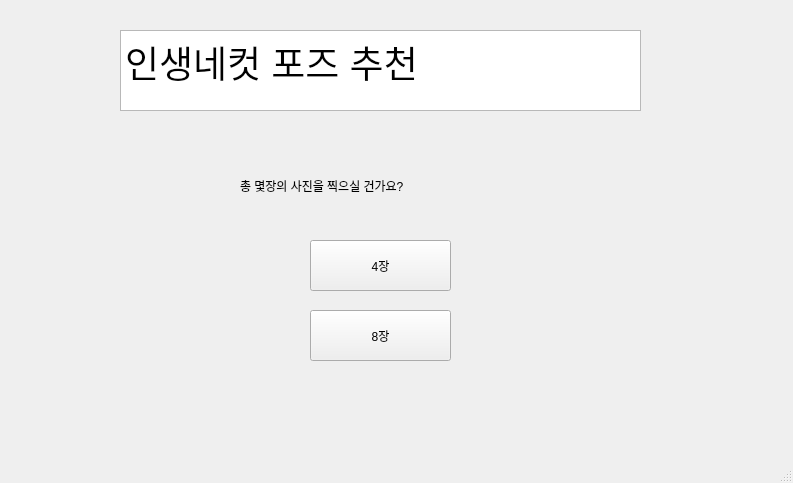
<?xml version="1.0" encoding="UTF-8"?>
<ui version="4.0">
 <class>MainWindow</class>
 <widget class="QMainWindow" name="MainWindow">
  <property name="geometry">
   <rect>
    <x>0</x>
    <y>0</y>
    <width>793</width>
    <height>483</height>
   </rect>
  </property>
  <property name="windowTitle">
   <string>MainWindow</string>
  </property>
  <widget class="QWidget" name="centralwidget">
   <widget class="QTextBrowser" name="title_box">
    <property name="geometry">
     <rect>
      <x>120</x>
      <y>30</y>
      <width>521</width>
      <height>81</height>
     </rect>
    </property>
    <property name="html">
     <string>&lt;!DOCTYPE HTML PUBLIC &quot;-//W3C//DTD HTML 4.0//EN&quot; &quot;http://www.w3.org/TR/REC-html40/strict.dtd&quot;&gt;
&lt;html&gt;&lt;head&gt;&lt;meta name=&quot;qrichtext&quot; content=&quot;1&quot; /&gt;&lt;style type=&quot;text/css&quot;&gt;
p, li { white-space: pre-wrap; }
&lt;/style&gt;&lt;/head&gt;&lt;body style=&quot; font-family:'Gulim'; font-size:9pt; font-weight:400; font-style:normal;&quot;&gt;
&lt;p style=&quot; margin-top:0px; margin-bottom:0px; margin-left:0px; margin-right:0px; -qt-block-indent:0; text-indent:0px;&quot;&gt;&lt;span style=&quot; font-size:28pt;&quot;&gt;인생네컷 포즈 추천&lt;/span&gt;&lt;/p&gt;&lt;/body&gt;&lt;/html&gt;</string>
    </property>
   </widget>
   <widget class="QPushButton" name="select4">
    <property name="geometry">
     <rect>
      <x>310</x>
      <y>240</y>
      <width>141</width>
      <height>51</height>
     </rect>
    </property>
    <property name="text">
     <string>4장</string>
    </property>
   </widget>
   <widget class="QPushButton" name="select8">
    <property name="geometry">
     <rect>
      <x>310</x>
      <y>310</y>
      <width>141</width>
      <height>51</height>
     </rect>
    </property>
    <property name="text">
     <string>8장</string>
    </property>
   </widget>
   <widget class="QLabel" name="question_box">
    <property name="geometry">
     <rect>
      <x>240</x>
      <y>160</y>
      <width>281</width>
      <height>51</height>
     </rect>
    </property>
    <property name="text">
     <string>총 몇장의 사진을 찍으실 건가요?</string>
    </property>
   </widget>
  </widget>
  <widget class="QMenuBar" name="menubar">
   <property name="geometry">
    <rect>
     <x>0</x>
     <y>0</y>
     <width>793</width>
     <height>31</height>
    </rect>
   </property>
  </widget>
  <widget class="QStatusBar" name="statusbar"/>
 </widget>
 <tabstops>
  <tabstop>title_box</tabstop>
  <tabstop>select4</tabstop>
  <tabstop>select8</tabstop>
 </tabstops>
 <resources/>
 <connections>
  <connection>
   <sender>select4</sender>
   <signal>released()</signal>
   <receiver>MainWindow</receiver>
   <slot>btn_main_to_second()</slot>
   <hints>
    <hint type="sourcelabel">
     <x>386</x>
     <y>292</y>
    </hint>
    <hint type="destinationlabel">
     <x>610</x>
     <y>313</y>
    </hint>
   </hints>
  </connection>
  <connection>
   <sender>select8</sender>
   <signal>released()</signal>
   <receiver>MainWindow</receiver>
   <slot>btn_main_to_second()</slot>
   <hints>
    <hint type="sourcelabel">
     <x>415</x>
     <y>367</y>
    </hint>
    <hint type="destinationlabel">
     <x>567</x>
     <y>465</y>
    </hint>
   </hints>
  </connection>
  <connection>
   <sender>select4</sender>
   <signal>clicked()</signal>
   <receiver>MainWindow</receiver>
   <slot>four()</slot>
   <hints>
    <hint type="sourcelabel">
     <x>380</x>
     <y>296</y>
    </hint>
    <hint type="destinationlabel">
     <x>396</x>
     <y>243</y>
    </hint>
   </hints>
  </connection>
  <connection>
   <sender>select8</sender>
   <signal>clicked()</signal>
   <receiver>MainWindow</receiver>
   <slot>eight()</slot>
   <hints>
    <hint type="sourcelabel">
     <x>380</x>
     <y>366</y>
    </hint>
    <hint type="destinationlabel">
     <x>396</x>
     <y>243</y>
    </hint>
   </hints>
  </connection>
 </connections>
 <slots>
  <slot>btn_main_to_second()</slot>
  <slot>eight()</slot>
  <slot>four()</slot>
  <slot>test()</slot>
 </slots>
</ui>
